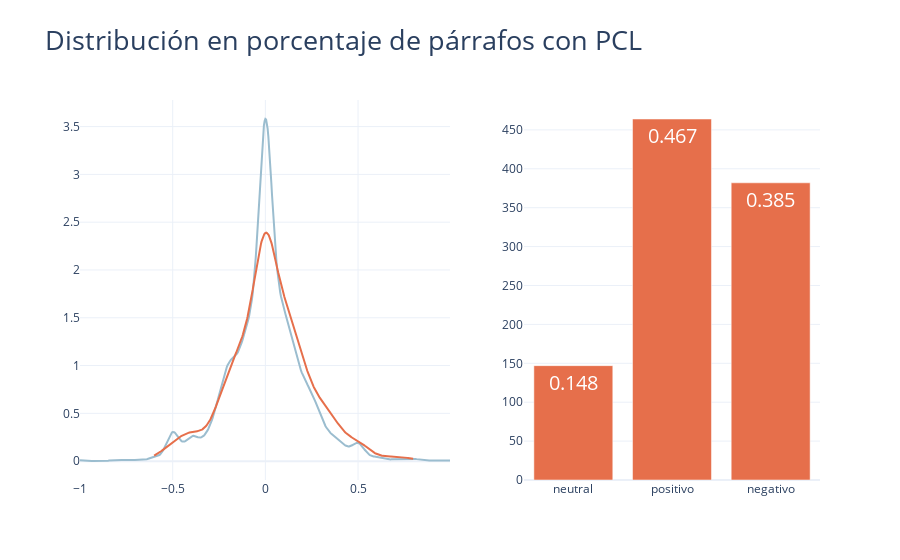

The notebook cell saved with this chart:
### Code cell
fig = ff.create_distplot(
    [text_df[text_df["label"] == 0]["sentiment"], text_df[text_df["label"] == 1]["sentiment"]],
    group_labels=["No PCL", "PCL"], bin_size=0.2, show_rug=False,
    show_hist=False, colors=[LIGHT_BLUE_COLOR, LIGHT_RED_COLOR]
)


trace2 = go.Bar(
    x = list(sentiment_pcl_dict.keys()), 
    y = list(sentiment_pcl_dict.values()),
    marker_color=LIGHT_RED_COLOR, name="PCL",
    text = np.round(np.array(list(sentiment_pcl_dict.values())) / np.sum(np.array(list(sentiment_pcl_dict.values()))), 3),
    textfont_color="white", textposition='inside',
    textfont_size=20,
    xaxis='x2', yaxis='y2'
)

fig.add_traces([trace2])

fig['layout']['xaxis2'] = {}
fig['layout']['yaxis2'] = {}

fig.layout.xaxis.update({'domain': [0, .5]})
fig.layout.xaxis2.update({'domain': [0.6, 1.]})
fig.layout.yaxis2.update({'anchor': 'x2'})

#fig.layout.margin.update({'t':50, 'b':100})
fig.update_layout(
    template=TEMPLATE, title=dict(text="Distribución en porcentaje de párrafos con PCL", font_size=27),
    showlegend=False
)
fig.show()

### Figure 1 — Plotly figure (JSON) as saved in the notebook; plotly's stock layout.template omitted (floating-point values rounded to 4 significant figures; data arrays with more than 128 entries replaced by an {"elided": "..."} marker saying what was removed)
{"data": [{"legendgroup": "No PCL", "marker": {"color": "#9bbdcf"}, "mode": "lines", "name": "No PCL", "showlegend": true, "type": "scatter", "x": {"elided": "500 float values"}, "xaxis": "x", "y": {"elided": "500 float values"}, "yaxis": "y"}, {"legendgroup": "PCL", "marker": {"color": "#e66f4b"}, "mode": "lines", "name": "PCL", "showlegend": true, "type": "scatter", "x": {"elided": "500 float values"}, "xaxis": "x", "y": {"elided": "500 float values"}, "yaxis": "y"}, {"marker": {"color": "#e66f4b"}, "name": "PCL", "text": [0.148, 0.467, 0.385], "textfont": {"color": "white", "size": 20}, "textposition": "inside", "type": "bar", "x": ["neutral", "positivo", "negativo"], "xaxis": "x2", "y": [147, 464, 382], "yaxis": "y2"}], "layout": {"barmode": "overlay", "hovermode": "closest", "legend": {"traceorder": "reversed"}, "showlegend": false, "title": {"font": {"size": 27}, "text": "Distribución en porcentaje de párrafos con PCL"}, "xaxis": {"anchor": "y2", "domain": [0, 0.5], "zeroline": false}, "xaxis2": {"domain": [0.6, 1]}, "yaxis": {"anchor": "free", "domain": [0, 1], "position": 0}, "yaxis2": {"anchor": "x2"}}}
